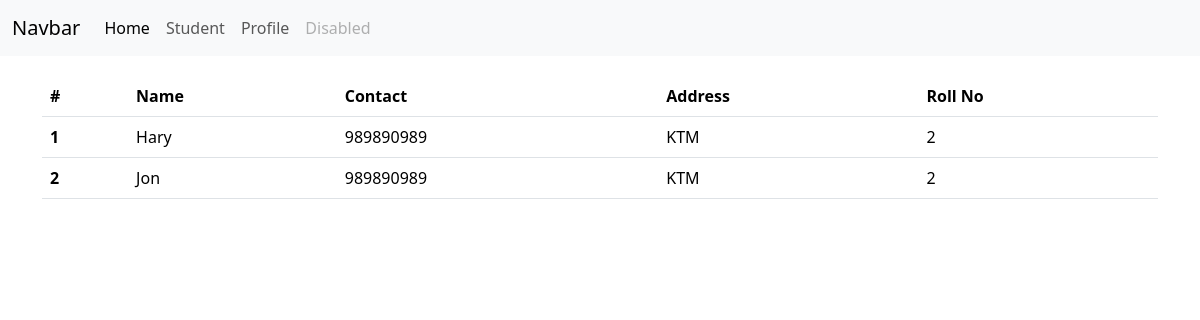
/inherit/student-profile/, run on the app's committed database.
### temp_inheritance/models.py (models this page shows, shortened)
class StudentProfile(models.Model):
    student = models.OneToOneField(Student, on_delete=models.CASCADE)
    contact = models.CharField(max_length=14)
    address = models.CharField(max_length=20)
    roll_no = models.IntegerField()

class Student(models.Model):  # student_set
    name = models.CharField(max_length=20)
    email = models.EmailField()
    age = models.IntegerField()
    classroom = models.ForeignKey(ClassRoom, on_delete=models.CASCADE,
                                  related_name="classroom_students", null=True, blank=True)

### temp_inheritance/views.py (the view)
# urls.py: path('student-profile/', student_profile, name='student_profile'),
def student_profile(request):
    profiles = StudentProfile.objects.all()
    return render(request, 'temp_inheritance/profile.html', {"profiles": profiles})

### temp_inheritance/templates/temp_inheritance/profile.html
{% extends 'temp_inheritance/base.html' %}
{% block content %}
    <table class="table">
  <thead>
    <tr>
      <th scope="col">#</th>
      <th scope="col">Name</th>
      <th scope="col">Contact</th>
      <th scope="col">Address</th>
      <th scope="col">Roll No</th>
    </tr>
  </thead>
  <tbody>
  {% for profile in profiles %}
    <tr>
      <th scope="row">{{ forloop.counter }}</th>
      <td>{{ profile.student.name }}</td>
      <td>{{ profile.contact }}</td>
      <td>{{ profile.address }}</td>
      <td>{{ profile.roll_no }}</td>
    </tr>
  {% endfor %}
  </tbody>
</table>
{% endblock %}

### data on the page
StudentProfile: student.name "Hary", contact "989890989", address "KTM", roll_no "2"
StudentProfile: student.name "Jon", contact "989890989", address "KTM", roll_no "2"
